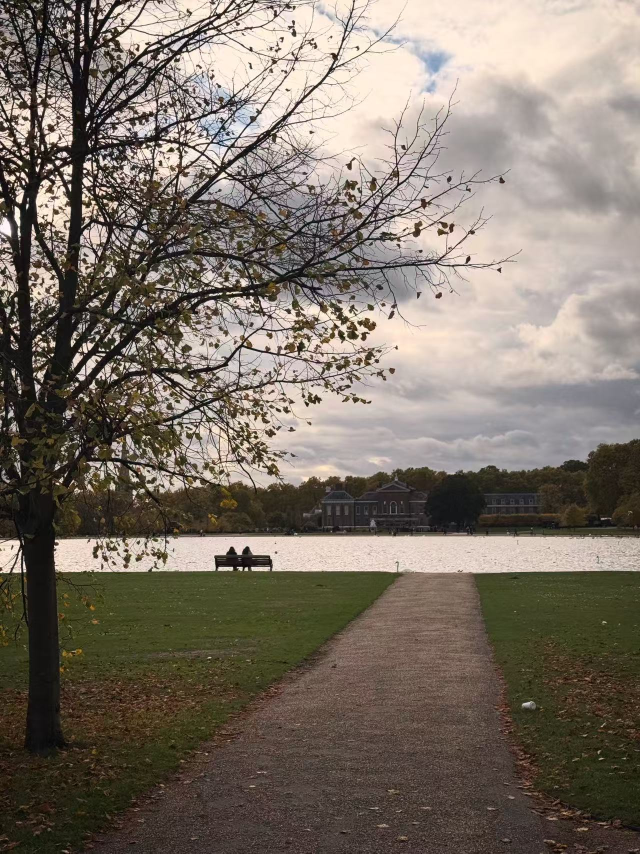
#> input picture Artificial Intelligence/Frameworks and Libraries/OpenCV/images/image.jpg, 1280 x 1707 px (shown at 1/2 size)
$ python ShapeDetectionAndMatching.py
#> lines starting #> are read from the running program, lines starting #| are printed output that depends on the picture; after the words box and inside, x2 and y2 are one past the last pixel; in counts of white or black regions, pixels touching at a corner belong together
import cv2
import numpy as np
from matplotlib import pyplot as plt

try:
    image = cv2.imread('images/image.jpg', cv2.IMREAD_GRAYSCALE)
#> image: shape (1707, 1280); min 0, max 255, mean 116.2
    if image is None:
        raise FileNotFoundError

except FileNotFoundError:
    print("未找到图像，创建测试图像")
    image = np.zeros((300, 400), dtype=np.uint8)
    cv2.rectangle(image, (50, 50), (150, 150), 255, -1)
    cv2.circle(image, (250, 150), 60, 128, -1)

def display_image(title,img):
    plt.imshow(img,cmap='gray')
    plt.title(title)
    plt.xticks([]), plt.yticks([])
    plt.show()

display_image("Original Image", image)

_, thresh = cv2.threshold(image,127,255,cv2.THRESH_BINARY)
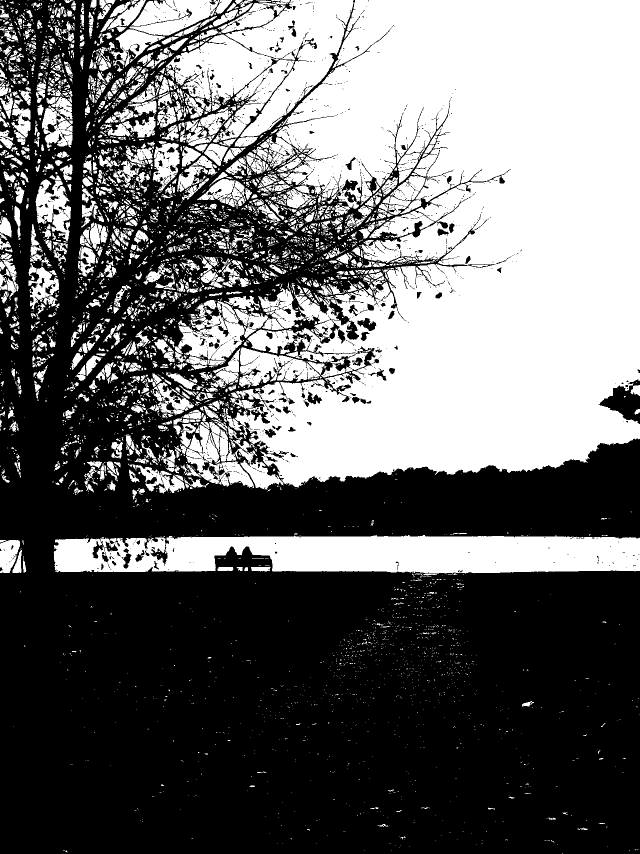
#> thresh: shape (1707, 1280) (shown at 1/2 size); 42% white; 4578 white regions (3509 under 20 px)

# 1.cv2.findContours
contours, hierarchy = cv2.findContours(thresh,cv2.RETR_TREE, cv2.CHAIN_APPROX_SIMPLE)
#> contours = 8470 contours, 7406 with area under 20; largest, box (x1, y1, x2, y2) and area: (451, 0, 1280, 979) 585668, (107, 1070, 1280, 1147) 74694, (332, 0, 708, 285) 54880, (350, 565, 612, 733) 13898, (259, 0, 439, 71) 8136

contour_image = cv2.cvtColor(image,cv2.COLOR_GRAY2BGR)
cv2.drawContours(contour_image, contours, -1, (0,255,0), 2)
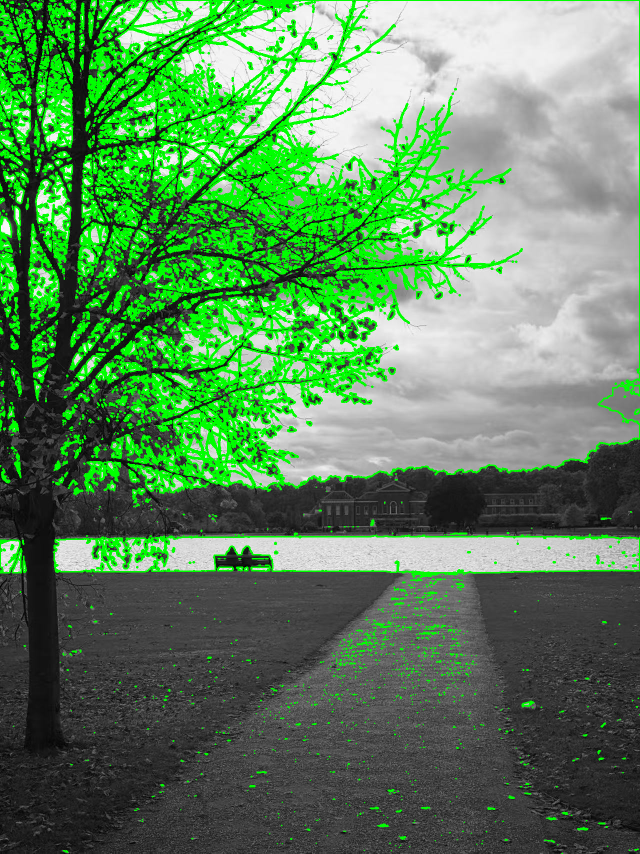
#> contour_image: shape (1707, 1280, 3) (shown at 1/2 size); mean B, G, R 91.2, 135.5, 91.2

print(f"找到了 {len(contours)} 个轮廓。")
#| 找到了 8470 个轮廓。

if contours:
    cnt = max(contours, key=cv2.contourArea)
#> cnt = contour of 7606 points, box (x1, y1, x2, y2) (451, 0, 1280, 979), area 585668

    # 2.contourArea
    area = cv2.contourArea(cnt)
#> area = 585668
    print(f"最大轮廓面积: {area:.2f}")
#| 最大轮廓面积: 585668.00

    # 3.arcLength
    perimeter = cv2.arcLength(cnt,True)
#> perimeter = 16194.8
    print(f"最大轮廓周长: {perimeter:.2f}")
#| 最大轮廓周长: 16194.78

    # 4.moments
    M = cv2.moments(cnt)
#> M = moments, m00 585668, centre m10/m00, m01/m00 = (944.4, 484.5)
    if M["m00"] != 0:
        cx = int(M["m10"] / M["m00"])  # 计算质心x坐标
#> cx = 944
        cy = int(M["m01"] / M["m00"])  # 计算质心y坐标
#> cy = 484
        print(f"最大轮廓的质心 (Centroid): ({cx}, {cy})")
#| 最大轮廓的质心 (Centroid): (944, 484)
        # 在图上标记质心
        cv2.circle(contour_image, (cx, cy), 5, (0, 0, 255), -1)
#> contour_image: shape (1707, 1280, 3); under 0.01% of pixels changed, all inside (x1, y1, x2, y2) = (939, 479, 950, 490)

display_image("Contours and Centroid", contour_image)

# 假设你有一张 'image.jpg' 和一张更小的 'template.jpg'
try:
    img_gray = cv2.imread('images/image.jpg', 0)
    template = cv2.imread('images/template.jpg', 0)
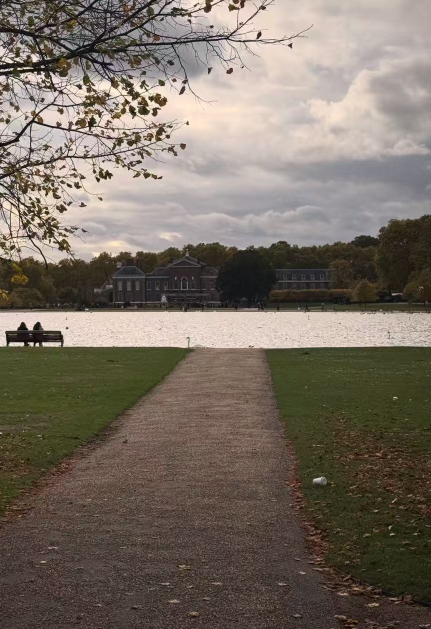
#> input picture Artificial Intelligence/Frameworks and Libraries/OpenCV/images/template.jpg, 862 x 1258 px (shown at 1/2 size)
#> template: shape (1258, 862); min 0, max 255, mean 112.2
    if img_gray is None or template is None:
        raise FileNotFoundError

    w, h = template.shape[::-1]
#> w = 862; h = 1258

    # 执行模板匹配
    res = cv2.matchTemplate(img_gray, template, cv2.TM_CCOEFF_NORMED)
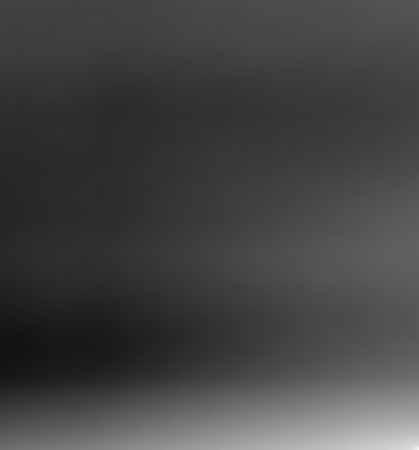
#> res: shape (450, 419) float32; min 0.0707, max 0.999, mean 0.267
    min_val, max_val, min_loc, max_loc = cv2.minMaxLoc(res)
#> min_val = 0.0707; max_val = 0.999; min_loc = (0, 345); max_loc = (418, 449)

    # 找到最佳匹配位置
    top_left = max_loc
#> top_left = (418, 449)
    bottom_right = (top_left[0] + w, top_left[1] + h)
#> bottom_right = (1280, 1707)

    # 在原图上绘制矩形框
    img_bgr = cv2.imread('images/image.jpg')
#> img_bgr is the input picture: shape (1707, 1280, 3); mean B, G, R 103.9, 114.5, 124.2
    cv2.rectangle(img_bgr, top_left, bottom_right, (0, 0, 255), 2)
#> img_bgr: shape (1707, 1280, 3); 0.39% of pixels changed, all inside (x1, y1, x2, y2) = (417, 448, 1280, 1707)

    # display_image("Template Matching Result", cv2.cvtColor(img_bgr, cv2.COLOR_BGR2RGB))

except FileNotFoundError:
    print("\n跳过模板匹配示例，因为需要 'image.jpg' 和 'template.jpg'。")


# 3.Feature Point Matching
# 假设有两张图片，'image1.jpg' 和 'image2.jpg'
try:
    img1 = cv2.imread('images/image1.jpg', 0)
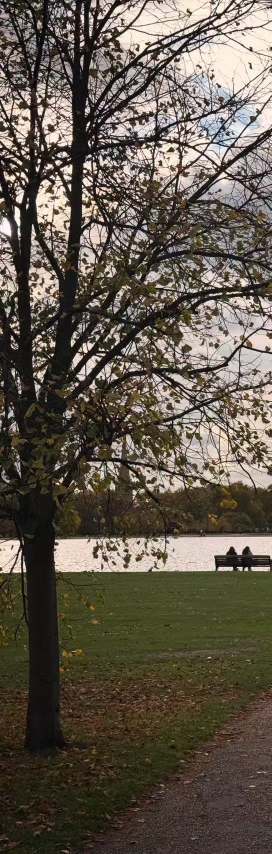
#> input picture Artificial Intelligence/Frameworks and Libraries/OpenCV/images/image1.jpg, 543 x 1707 px (shown at 1/2 size)
#> img1: shape (1707, 543); min 0, max 255, mean 89.3
    img2 = cv2.imread('images/image2.jpg', 0)
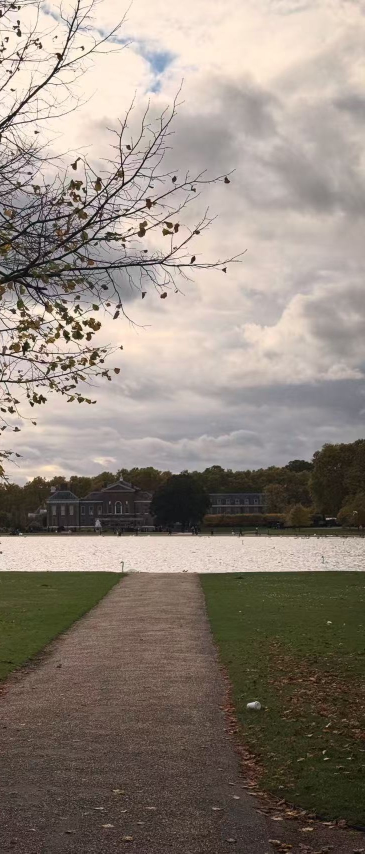
#> input picture Artificial Intelligence/Frameworks and Libraries/OpenCV/images/image2.jpg, 730 x 1707 px (shown at 1/2 size)
#> img2: shape (1707, 730); min 0, max 255, mean 136.2
    if img1 is None or img2 is None:
        raise FileNotFoundError

    # 1. cv2.ORB_create() - 创建ORB检测器
    orb = cv2.ORB_create()

    # 找到关键点和描述子
    kp1, des1 = orb.detectAndCompute(img1, None)
#> kp1 = 500 keypoints; strongest (x, y, size): (106, 316, 31), (112, 345, 31), (71, 309, 31), (186, 285, 31)
    kp2, des2 = orb.detectAndCompute(img2, None)
#> kp2 = 500 keypoints; strongest (x, y, size): (209, 381, 31), (43, 699, 31), (73, 83, 37.2), (274, 348, 31)

    # 2. cv2.BFMatcher_create() - 创建暴力匹配器
    bf = cv2.BFMatcher_create(cv2.NORM_HAMMING, crossCheck=True)

    # 匹配描述子
    matches = bf.match(des1, des2)
#> matches = 160 matches

    # 根据距离排序
    matches = sorted(matches, key=lambda x: x.distance)

    # 3. 绘制前10个最佳匹配
    img_matches = cv2.drawMatches(img1, kp1, img2, kp2, matches[:10], None, flags=cv2.DrawMatchesFlags_NOT_DRAW_SINGLE_POINTS)
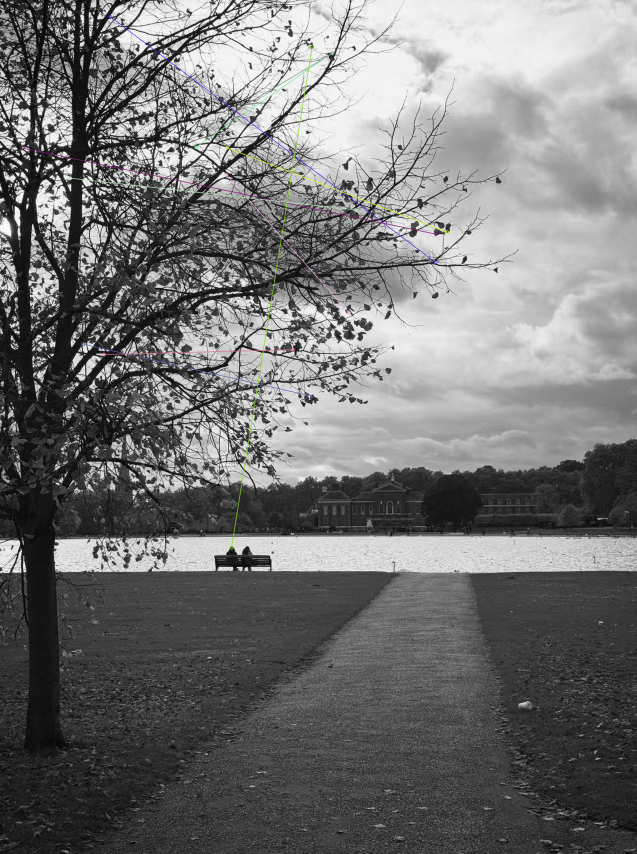
#> img_matches: shape (1707, 1273, 3) (shown at 1/2 size); mean of channels 0, 1, 2 116.2, 116.2, 116.2; drawn as B, G, R

    # display_image("Feature Matches", img_matches)

except FileNotFoundError:
    print("\n跳过特征匹配示例，因为需要 'image1.jpg' 和 'image2.jpg'。")
